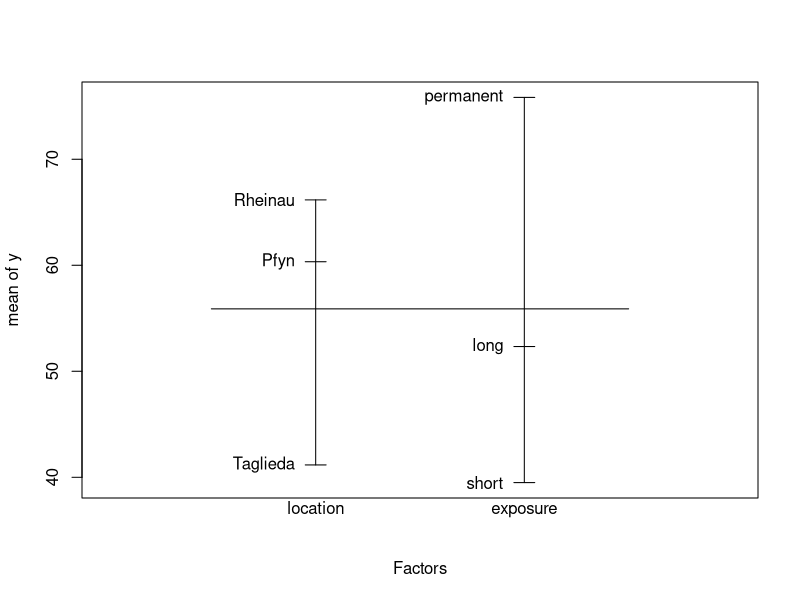
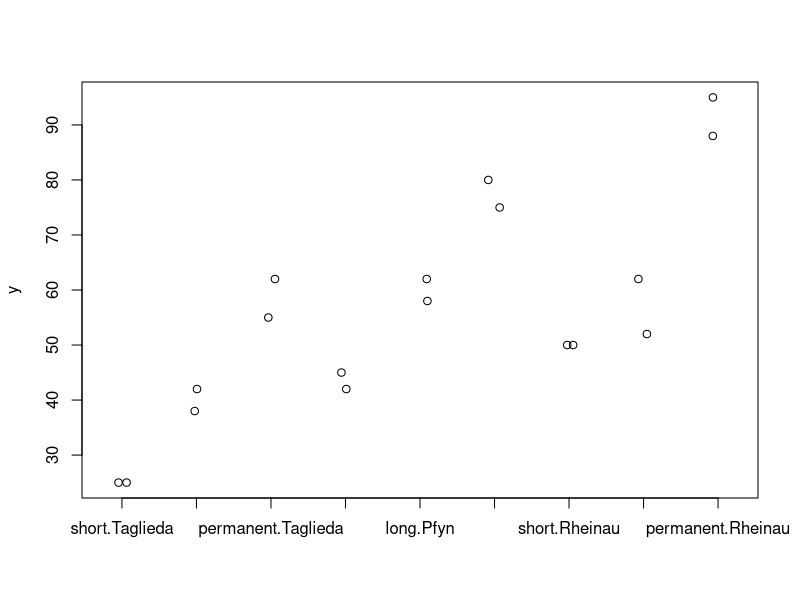
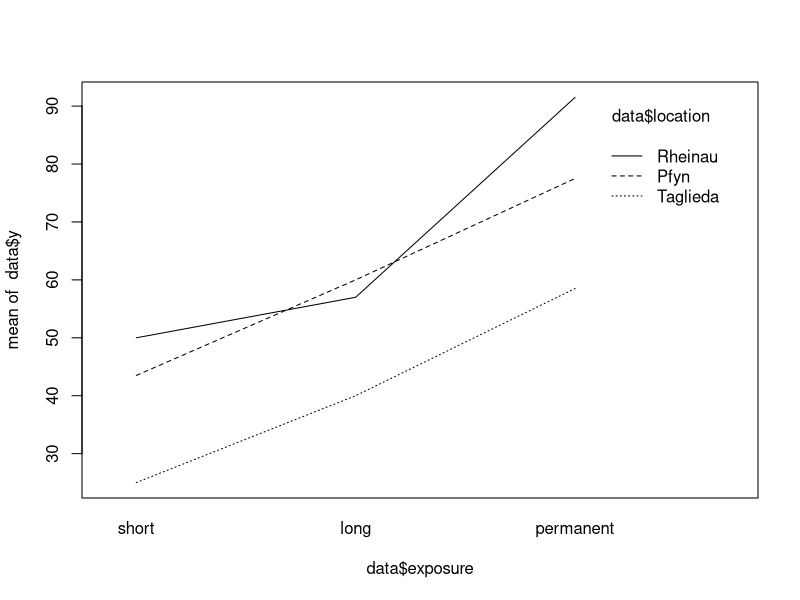
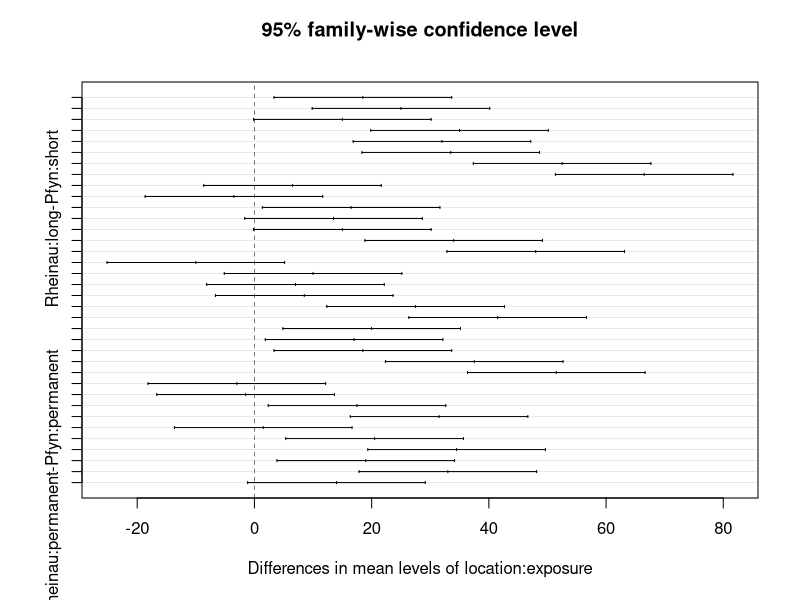

The R source for these figures, in order:
## Define data set ####
combinations <- expand.grid(location = c("Taglieda", "Pfyn", "Rheinau"),
                            exposure = c("short", "long", "permanent"))
data <- data.frame(rbind(combinations, combinations), 
                   y = c(25, 45, 50, 42, 62, 52, 62, 80, 88, 
                         25, 42, 50, 38, 58,62, 55, 75, 95))
## Visualize data set ####

## mean value per factor level (completely ignoring the other factor)
plot.design(y ~ ., data = data)

## Plot for every combination
## interaction command combines two factors into one
## (have a look at interaction(data$exposure, data$location))
stripchart(y ~ interaction(exposure, location), data = data, pch = 1, vertical = TRUE,
           method = "jitter") ## jitter because of replicates

## better: use interaction plot
interaction.plot(x.factor = data$exposure, 
                 trace.factor = data$location, 
                 response = data$y)
## conclusions?

## Fit two-way ANOVA model ####
fit <- aov(y ~ location * exposure, data = data)
fit <- aov(y ~ location + exposure + location:exposure, data = data) ## equivalent version

summary(fit)

coef(fit)
dummy.coef(fit)

## compare with options(contrasts = c("contr.sum", "contr.sum"))

## Calculate some contrasts ####
tukey <- TukeyHSD(fit)
tukey
tukey$'location:exposure'

plot(TukeyHSD(fit, which = "location:exposure"))

## individual comparisons using function glht of package multcomp
library(multcomp)

## create hyper-factor for all combinations
data$exp.loc <- interaction(data$location, data$exposure)
levels(data$exp.loc)

fit.alt <- aov(y ~ exp.loc, data = data) ## cell means model
coef(fit.alt)

## testing a specific contrast: Pfyn.short vs. Taglieda.long
M <- matrix(c(0, 1, 0, -1, rep(0, 5)), nrow = 1)
fit.gl <- glht(fit.alt, linfct = M)
summary(fit.gl) 

## could also do Tukey with glht ...
